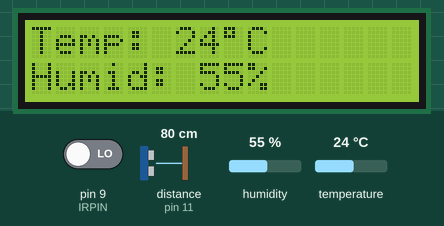
Recording of a sketch running on a simulated Arduino Uno, built with avr-gcc and run on an emulated ATmega328P. On the bench: 16×2 character LCD. Wiring (inferred from the names in the program): ultrasonic range finder: trigger pin 10; echo pin 11. The inputs (shaded band) are chosen by the test bench; at power-on: humidity 55 %, temperature 24 °C, pin 9 (IRPIN) LOW, distance to the obstacle (sensor on pin 11) 80 cm. The echo pulse lasts 58.3 µs per cm.

Above: at 1.2 s.
1.3 s: humidity set to 22 %
At 4.3 s:
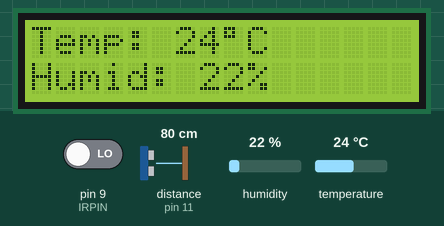
4.6 s: temperature set to 12 °C
At 6.2 s:
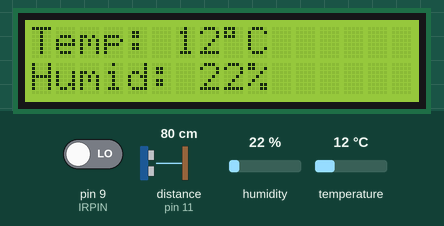
7.9 s: humidity set to 40 %
At 11.1 s:
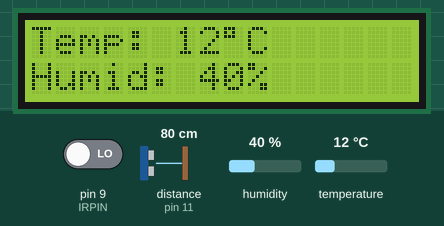
12.2 s: temperature set to 19 °C
At 14.2 s:
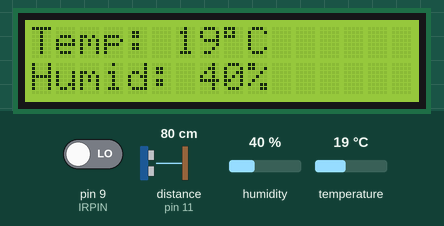
Timing chart, 0 to 15.7 s (numbered marks = the images above; inputs shaded):
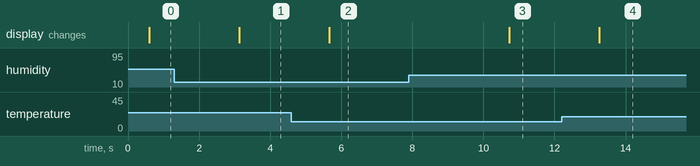

Measured:
- after the input at 1.3 s, the display: changes after 1.8 s (image 1)
- after the input at 4.6 s, the display: changes after 1.1 s (image 2)
- after the input at 7.9 s, the display: changes after 2.8 s (image 3)
- after the input at 12.2 s, the display: changes after 1.1 s (image 4)

The sketch:

tempMonitor.ino
```cpp
#include <DHT11.h>
#include <LiquidCrystal.h>
#include <EEPROM.h>

#define DHTPIN   8
#define IRPIN    9
#define TRIGPIN  10
#define ECHOPIN  11

const unsigned long hour = 3600000UL;
const unsigned long lcdTimeout = 1800000UL;

unsigned long prevLogTime = 0;
unsigned long prevMotion = 0;
bool lcdOn = true;

DHT11         dht11(DHTPIN);
LiquidCrystal lcd(7, 6, 5, 4, 3, 2);

void setup() {
  Serial.begin(9600);
  lcd.begin(16,2);
  lcd.print("set up...");
  pinMode(IRPIN, INPUT);
  pinMode(TRIGPIN, OUTPUT);
  pinMode(ECHOPIN, INPUT);
  prevLogTime = millis();
  prevMotion = millis();
  lcd.clear();
}

void loop() {
  checkMotion();

  if (lcdOn && millis() - prevMotion > lcdTimeout) {
    lcd.noDisplay();
    lcdOn = false;
  }

  if (!lcdOn && motionDetected()) {
    lcd.display();
    lcdOn = true;
    prevMotion = millis();
  }

  if (millis() - prevLogTime >= hour) {
    logData();
    prevLogTime = millis();
  }

  if (lcdOn) {
    int humid = 0;
    int temp = 0;

    int res = dht11.readTemperatureHumidity(temp, humid);

    if (res == 0) {
      lcd.setCursor(0,0);
      lcd.print("Temp: ");
      lcd.print(temp, 1);
      lcd.print((char)223);
      lcd.print("C");
      lcd.setCursor(0, 1);
      lcd.print("Humid: ");
      lcd.print(humid, 1);
      lcd.print("%");
    } else {
      Serial.println(DHT11::getErrorString(res));
    }
  }

  delay(2000);
}

bool motionDetected() {
  bool irMotion = (digitalRead(IRPIN) == HIGH);

  digitalWrite(TRIGPIN, LOW);
  delayMicroseconds(2);
  digitalWrite(TRIGPIN, HIGH);
  delayMicroseconds(10);
  digitalWrite(TRIGPIN, LOW);
  long duration = pulseIn(ECHOPIN, HIGH, 25000);
  int distance = duration * 0.034 / 2;

  bool usMotion = (distance > 0 && distance < 150);
  return (irMotion || usMotion);
}

void checkMotion() {
  if (motionDetected()) {
    prevMotion = millis();
  }
}

void logData() {
  int temp = 0;
  int humid = 0;
  int res = dht11.readTemperatureHumidity(temp, humid);
  if (res != 0) {
    Serial.println(DHT11::getErrorString(res));
    return;
  }

  byte hourIndex;
  byte tempByte = constrain(int(temp), 0, 255);
  byte humidByte = constrain(int(humid), 0, 100);
  byte addr = EEPROM.read(0);
  if (addr > 508) {
    Serial.println("EEPROM Full.");
    return;
  }
  hourIndex = (addr / 3);
  EEPROM.write(addr + 1, hourIndex);
  EEPROM.write(addr + 2, tempByte);
  EEPROM.write(addr + 3, humidByte);
  EEPROM.write(0, addr + 3);
  Serial.print("Logged at hour ");
  Serial.println(hourIndex);
}
```
